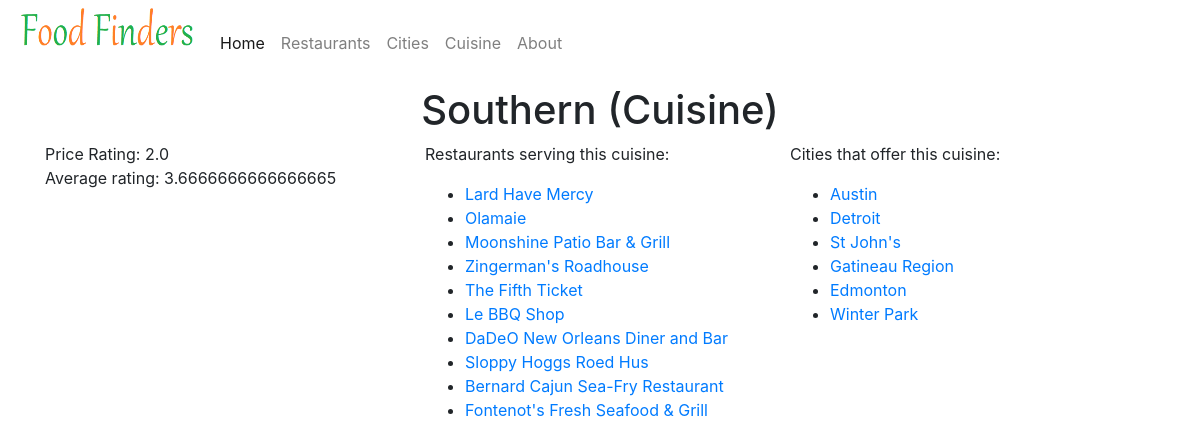
/cuisinetype/Southern/, run on the app's committed database.
### app/models.py (models this page shows)
class Cuisine(db.Model):
	__tablename__ = 'cuisine'
	name = db.Column(db.String(), primary_key = True) 		#For the time being, assume this is one word
	avg_price_rating = db.Column(db.String(), nullable = False)	#Avg the ratings
	avg_rating = db.Column(db.String(), nullable = False)			#Averag the ratings
	rest_id = db.Column(db.String(), nullable = False)
	rest_name = db.Column(db.String(), nullable = False)
	city = db.Column(db.String(), nullable = False)

class Restaurant(db.Model):
	__tablename__='restaurant'
	name = db.Column(db.String(), nullable = False)
	price_per_two = db.Column(db.String(), nullable = False)
	rating = db.Column(db.String(), nullable = False)
	city = db.Column(db.String(),  nullable = False)
	locality = db.Column(db.String(),  nullable = False)
	rest_id = db.Column(db.String(), primary_key = True)
	cuisine = db.Column(db.String(), nullable = True)
	state = db.Column(db.String(), nullable = True)
	address = db.Column(db.String(), nullable = True)
	menu = db.Column(db.String(), nullable = True)				#URL
	hours = db.Column(db.String(), nullable = True)
	coordinates = db.Column(db.String(), nullable = True)		#It looks like "x, y"
	price_rating = db.Column(db.String(), nullable = True)	#I'm guessing this is a 1-5 rating
	thumbnail_url = db.Column(db.String(), nullable = True)		#URL
	featured_image = db.Column(db.String(), nullable = True)	#URL For Zomato
	phone = db.Column(db.String(), nullable = True)

class City_Cuisine(db.Model):
	__tablename__ = 'city_cuisine'
	row_id = db.Column(db.Integer, primary_key = True)
	city_name = db.Column(db.String(80), nullable = False)
	cuisine_name = db.Column(db.String(80), nullable = False)

### app/routes.py (the view)
@app.route('/cuisinetype/<val>/')
def cuisinetype(val):
    cuisine = db.session.query(Cuisine).get(val)
    places = db.session.query(Establishment_Cuisine_Junct.rest_id)\
        .filter(Establishment_Cuisine_Junct.cuisine==val)
    places = [
		db.session.query(Restaurant).get(place_id[0]) for place_id in places
	]
    cities = db.session.query(City_Cuisine.city_name)\
        .filter(City_Cuisine.cuisine_name==val)
    cities = [x[0] for x in cities] # for some reason the query returns a list of tuples
    pop_cities = db.session.query(City_Popular_Cuisine_Junct.city_name)\
        .filter(City_Popular_Cuisine_Junct.cuisine==val)
    pop_cities = [x[0] for x in pop_cities] # for some reason the query returns a list of tuples
    cities = [x for x in cities if x not in pop_cities]
    return render_template('cuisine-instance.html', cuisine=cuisine, places=places, cities=cities, pop_cities=pop_cities)

### app/templates/cuisine-instance.html (shortened to what this page needs)
{% extends "base.html" %}
{% block content %}
<div class="container">
    <span class="text-center">
        <h1>{{cuisine.name}} (Cuisine)</h1>
    </span>
    <div class="row">
        <div class="col-4">
            <p>
                {% if cuisine.avg_price_rating %}
                Price Rating: {{cuisine.avg_price_rating}}<br>
                {% endif %}
                {% if cuisine.avg_rating %}
                Average rating: {{cuisine.avg_rating}}<br>
                {% endif %}
            </p>
        </div>
        <div class="col-4">
            {% if places %}
            <p>
                Restaurants serving this cuisine:
                <ul>
                    {% for place in places %}
                    <li><a href="{{url_for('restaurant', val=place.rest_id)}}">{{place.name}}</a></li>
                    {% endfor %}
                </ul>
            </p>
            {% endif %}
        </div>
        <div class="col4">
            {% if cities %}
            <p>
                Cities that offer this cuisine:
                <ul>
                    {% for city in cities %}
                    <li><a href="{{url_for('city', val=city)}}">{{city}}</a></li>
                    {% endfor %}
                </ul>
            </p>
            {% endif %}
        </div>
    </div>
    <br>
</div>
{% endblock %}

### data on the page
Cuisine: name "Southern", avg_price_rating "2.0", avg_rating "3.6666666666666665"
Restaurant: name "Lard Have Mercy"
Restaurant: name "Olamaie"
Restaurant: name "Moonshine Patio Bar & Grill"
Restaurant: name "Zingerman's Roadhouse"
Restaurant: name "The Fifth Ticket"
Restaurant: name "Le BBQ Shop"
Restaurant: name "DaDeO New Orleans Diner and Bar"
Restaurant: name "Sloppy Hoggs Roed Hus"
Restaurant: name "Bernard Cajun Sea-Fry Restaurant"
Restaurant: name "Fontenot's Fresh Seafood & Grill"
City_Cuisine: city_name "Austin"
City_Cuisine: city_name "Detroit"
City_Cuisine: city_name "St John's"
City_Cuisine: city_name "Gatineau Region"
City_Cuisine: city_name "Edmonton"
City_Cuisine: city_name "Winter Park"
